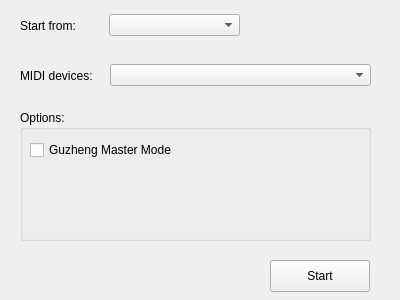
<?xml version="1.0" encoding="UTF-8"?>
<ui version="4.0">
 <class>MainWindow</class>
 <widget class="QMainWindow" name="MainWindow">
  <property name="geometry">
   <rect>
    <x>0</x>
    <y>0</y>
    <width>400</width>
    <height>300</height>
   </rect>
  </property>
  <property name="windowTitle">
   <string>Naraka MIDI Connector</string>
  </property>
  <widget class="QWidget" name="centralwidget">
   <widget class="QWidget" name="horizontalLayoutWidget">
    <property name="geometry">
     <rect>
      <x>110</x>
      <y>50</y>
      <width>261</width>
      <height>51</height>
     </rect>
    </property>
    <layout class="QHBoxLayout" name="horizontalLayout">
     <item>
      <widget class="QComboBox" name="midi_device_list"/>
     </item>
    </layout>
   </widget>
   <widget class="QWidget" name="horizontalLayoutWidget_2">
    <property name="geometry">
     <rect>
      <x>20</x>
      <y>50</y>
      <width>91</width>
      <height>51</height>
     </rect>
    </property>
    <layout class="QHBoxLayout" name="horizontalLayout_2">
     <item>
      <widget class="QLabel" name="label">
       <property name="text">
        <string>MIDI devices:</string>
       </property>
      </widget>
     </item>
    </layout>
   </widget>
   <widget class="QGroupBox" name="groupBox">
    <property name="geometry">
     <rect>
      <x>20</x>
      <y>110</y>
      <width>351</width>
      <height>131</height>
     </rect>
    </property>
    <property name="title">
     <string>Options:</string>
    </property>
    <widget class="QWidget" name="verticalLayoutWidget">
     <property name="geometry">
      <rect>
       <x>10</x>
       <y>30</y>
       <width>331</width>
       <height>91</height>
      </rect>
     </property>
     <layout class="QVBoxLayout" name="verticalLayout">
      <item>
       <widget class="QCheckBox" name="guzheng_master_mode">
        <property name="text">
         <string>Guzheng Master Mode</string>
        </property>
       </widget>
      </item>
      <item>
       <spacer name="verticalSpacer">
        <property name="orientation">
         <enum>Qt::Vertical</enum>
        </property>
        <property name="sizeHint" stdset="0">
         <size>
          <width>20</width>
          <height>40</height>
         </size>
        </property>
       </spacer>
      </item>
     </layout>
    </widget>
   </widget>
   <widget class="QPushButton" name="startButton">
    <property name="geometry">
     <rect>
      <x>270</x>
      <y>260</y>
      <width>100</width>
      <height>32</height>
     </rect>
    </property>
    <property name="text">
     <string>Start</string>
    </property>
   </widget>
   <widget class="QWidget" name="horizontalLayoutWidget_3">
    <property name="geometry">
     <rect>
      <x>20</x>
      <y>0</y>
      <width>91</width>
      <height>51</height>
     </rect>
    </property>
    <layout class="QHBoxLayout" name="horizontalLayout_3">
     <item>
      <widget class="QLabel" name="label_2">
       <property name="text">
        <string>Start from:</string>
       </property>
      </widget>
     </item>
    </layout>
   </widget>
   <widget class="QWidget" name="horizontalLayoutWidget_4">
    <property name="geometry">
     <rect>
      <x>109</x>
      <y>0</y>
      <width>131</width>
      <height>51</height>
     </rect>
    </property>
    <layout class="QHBoxLayout" name="horizontalLayout_4">
     <item>
      <widget class="QComboBox" name="mapping_range"/>
     </item>
    </layout>
   </widget>
  </widget>
 </widget>
 <resources/>
 <connections/>
</ui>
